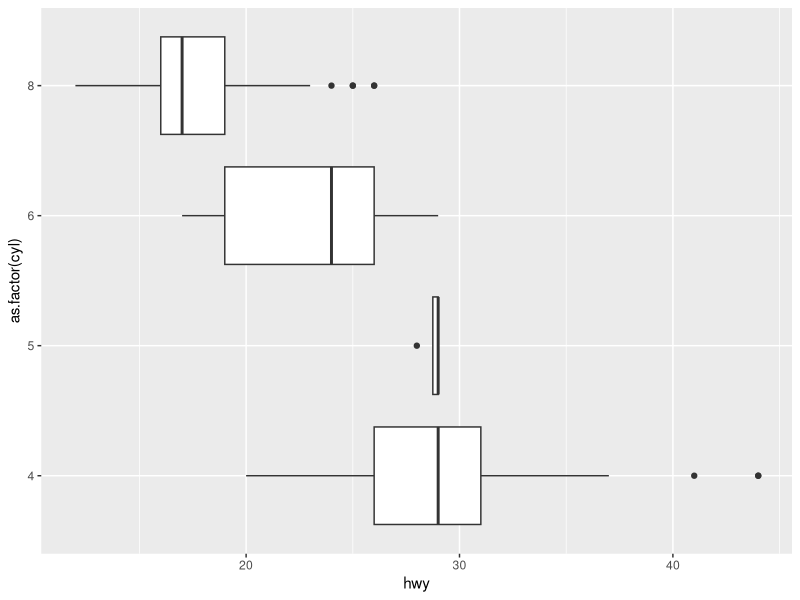
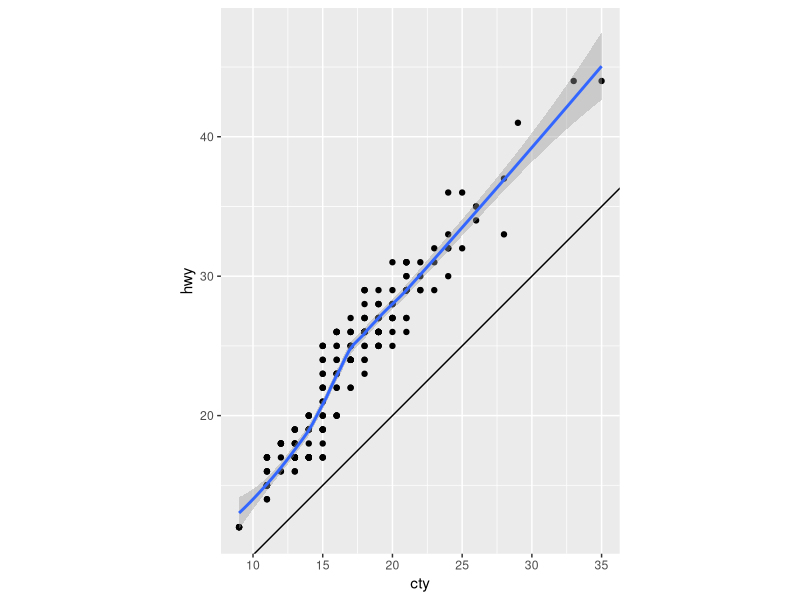
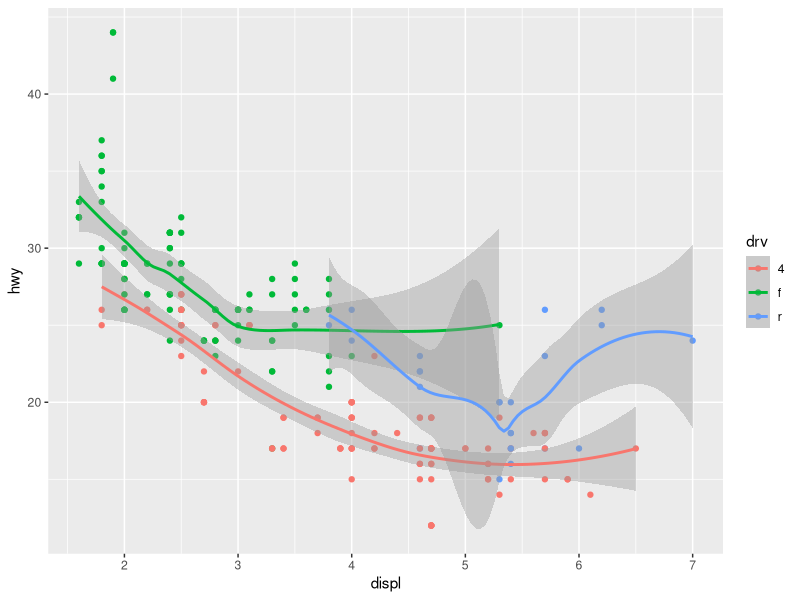

Write R code to recreate these figures, in order.
#----------------------------------------------
# DATA 101
# Homework 1: Hussain Sarfraz
#----------------------------------------------

# Please save this script as "YOUR LAST NAME_HW1.R" and upload the script to Canvas. 
# You should also upload a word document containing your write up and graphs.
# Please type your code into the sections outlined below. 

library(tidyverse) #load the tidyverse library first
mpg #load the dataset next
nrow(mpg) #234
ncol(mpg) #11
glimpse(mpg) #shows rows, columns, and snummary of all columns
colnames(mpg) #column names
view(mpg)

unique(mpg$displ)

#----------------------------------------------
# Question 1 
mpg$cyl #Displayed all values of cyl and hwy to understand data better
mpg$hwy

ggplot(data=mpg)+
  geom_boxplot(mapping=aes(x=as.factor(cyl),y=hwy))+coord_flip()

#----------------------------------------------
# Question 2
ggplot(data = mpg, mapping = aes(x = cty, y = hwy)) +
  geom_point() + 
  geom_abline() +
  coord_fixed() +
  geom_smooth()   # I added geom_smooth() to plot the regression line and see the correlation 
                  # between the two variables

#----------------------------------------------
# Question 3

ggplot(data=mpg, aes(x=displ,y=hwy,color=drv))+
  geom_point() + 
  geom_smooth()
